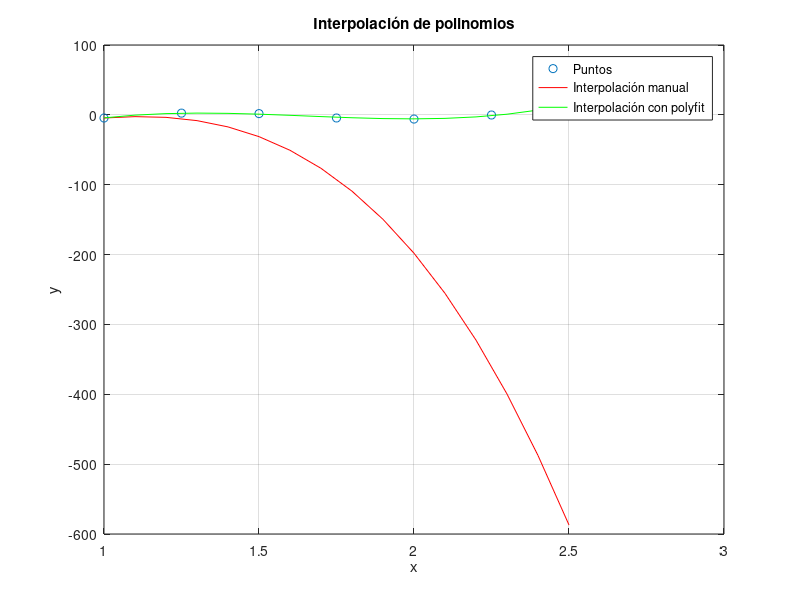

Source code (MATLAB):
clear
x = [1.00 1.25 1.50 1.75 2.00 2.25 2.50];
y = [-4.50 2.48 1.79 -4.47 -6.00 -0.22 14.70];

% (a) Graficar los puntos
plot(x, y, 'o') % Grafica solamente los puntos
grid on % Grafica una grilla
hold on % Mantiene los gráficos anteriores

% (b) Polinomio de interpolación de orden 3
x_values = [1:0.1:2.50]; % Define el vector x entre 1 y 2.50 con intervalos de 0.1

% Coeficientes del polinomio de tercer orden
a3 = ((y(4)-y(3))/(x(4)-x(3)) - (y(3)-y(2))/(x(3)-x(2))) / (x(4)-x(2));
a2 = ((y(3)-y(2))/(x(3)-x(2)) - (y(2)-y(1))/(x(2)-x(1))) / (x(3)-x(1));
a1 = (y(2)-y(1))/(x(2)-x(1)) - a2*(x(1)+x(2)) - a3*x(1)^2;
a0 = y(1) - a1*x(1) - a2*x(1)^2 - a3*x(1)^3;

P3 = a0*x_values.^3 + a1*x_values.^2 + a2*x_values + a3; % Polinomio de tercer orden
plot(x_values, P3, 'r') % Grafica el polinomio en línea roja

% (c) Coeficientes del polinomio utilizando polyfit
coef = polyfit(x, y, 3); % Calcula los coeficientes del polinomio de interpolación de orden 3

% (d) Evaluar el polinomio hallado y graficarlo
P3_polyfit = polyval(coef, x_values); % Evalúa el polinomio con los coeficientes hallados
plot(x_values, P3_polyfit, 'g') % Grafica el polinomio en línea verde
legend('Puntos', 'Interpolación manual', 'Interpolación con polyfit') % Añade leyenda
xlabel('x') % Etiqueta del eje x
ylabel('y') % Etiqueta del eje y
title('Interpolación de polinomios') % Título del gráfico

